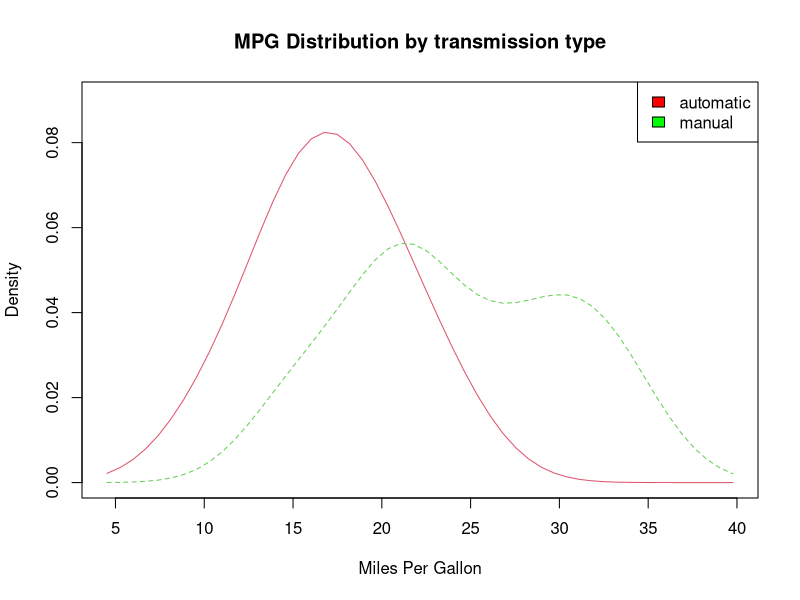
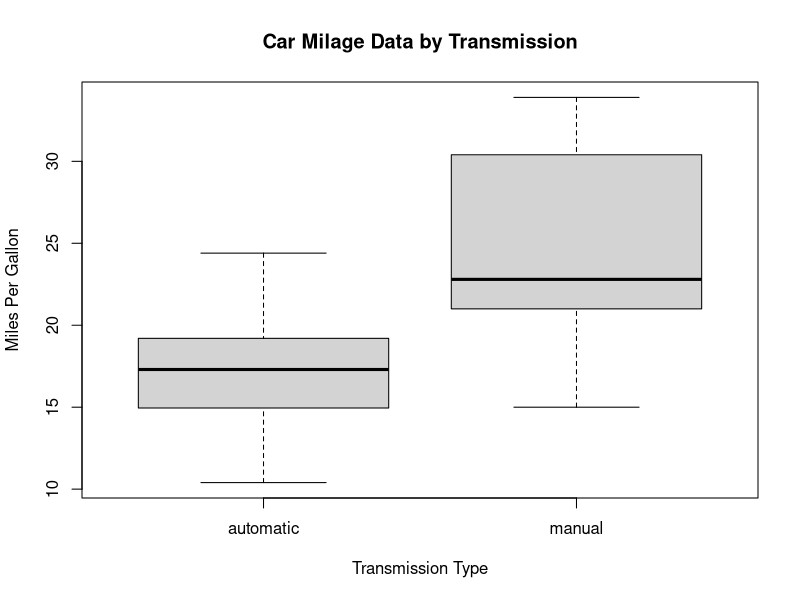
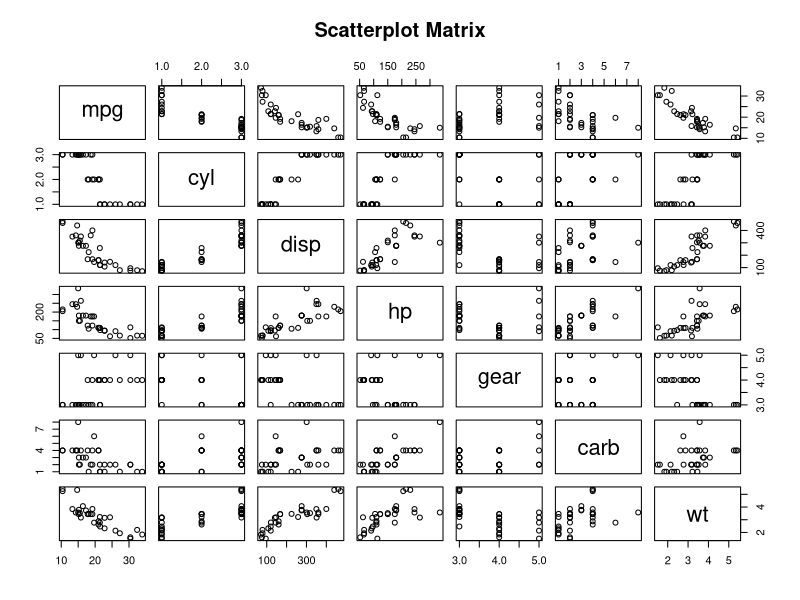
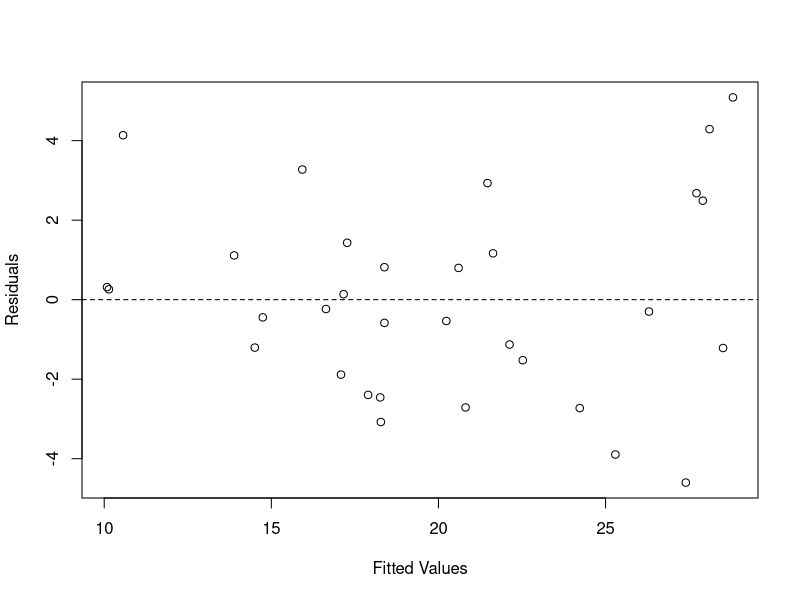

These charts were generated, in order, by the following R code:
## ---- chunk 1
knitr::opts_chunk$set(echo = TRUE)
## ---- chunk 2
data("mtcars")

head(mtcars)

?mtcars

mtcars$am <- as.factor(mtcars$am)
mtcars$cyl <- as.factor(mtcars$cyl)

library(plyr)
mtcars$am <- revalue(mtcars$am, c("0"="automatic", "1"="manual"))

library(sm)
## ---- chunk 3
tapply(mtcars$mpg, mtcars$am, summary)
## ---- chunk 4
fit1 <- lm(mpg~am,mtcars)
summary(fit1)
#cat("R-Squared: ") 
#summary(fit1)$r.squared
## ---- chunk 5
fit2 <- lm(mpg~am+wt+disp+carb,mtcars)
summary(fit2)$coef
anova(fit1,fit2)
## ---- chunk 6
sm.density.compare(mtcars$mpg, mtcars$am, xlab="Miles Per Gallon")
title(main="MPG Distribution by transmission type")
#colfill<-c(2:(2+length(levels(am)))) 
legend("topright", levels(mtcars$am), fill=c("red", "green"))

#boxplot
boxplot(mpg~am,data=mtcars, main="Car Milage Data by Transmission", xlab="Transmission Type", ylab="Miles Per Gallon")

#scatterplot
pairs(mpg~cyl+disp+hp+gear+carb+wt,data=mtcars, main="Scatterplot Matrix")
## ---- chunk 7
# fit2 resid plot
plot(fitted(fit2), residuals(fit2),xlab = "Fitted Values", ylab = "Residuals")
abline(h=0, lty=2)
